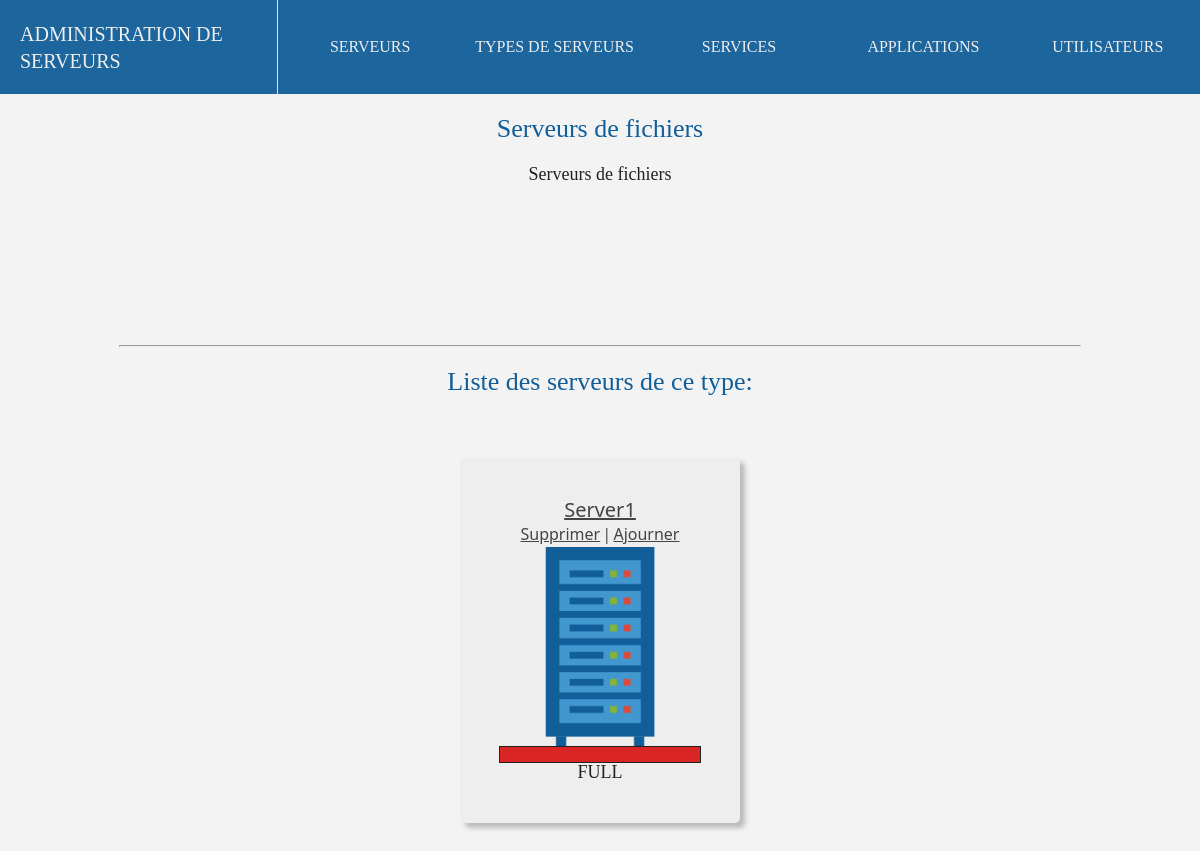
/affiche/typeServeur/1/, run on the app's committed database.
### adminserver/models.py (models this page shows, shortened)
class type_de_serveurs(models.Model):
    type = models.CharField(max_length=100)
    description = models.TextField(null=True)

class serveurs(models.Model):
    nom = models.CharField(max_length=100,blank=False)
    type_de_serveur = models.ForeignKey(type_de_serveurs, on_delete=models.CASCADE, null="true")
    processeurs = models.IntegerField(blank=False)
    memoire = models.IntegerField(blank=False)
    stockage = models.IntegerField(blank=False)
    def __str__(self):
        return self.nom

### adminserver/views.py (the view)
# urls.py: path('affiche/typeServeur/<int:id>/',views.affiche_typeserveur),
def affiche_typeserveur(request, id):
    typeServeur = models.type_de_serveurs.objects.get(pk=id)
    serveurs = list(models.serveurs.objects.filter(type_de_serveur=typeServeur))
    num = len(serveurs)
    for i in serveurs:
        count = 0
        for q in list(models.services.objects.filter(serveur_de_lancement=i.id)):
            count = count + q.espace_memoire_utilise
        for q in list(models.applications.objects.filter(serveurs=i.id)):
            count = count + q.espace_memoire_utilise
        i.progress = round((count/i.stockage)*100,2)
        if i.progress >= 0:
            i.color = "#24a4dc"
            if i.progress >= 75:
                i.color = "orange"
                if i.progress >= 90:
                    i.color = "#d92624"
        if len(str(i.stockage - count)) > 6:
            i.ratio = str(round((i.stockage - count) / 1000000, 2)) + "To restants"
        elif len(str(i.stockage - count)) > 3:
            i.ratio = str(round((i.stockage - count)/1000,2)) + "Go restants"
        elif i.stockage - count > 0:
            i.ratio = str(i.stockage - count) + "Mo restants"
        elif i.stockage - count == 0:
            i.ratio = "FULL"
        else:
            i.ratio = "ERROR"
        i.progress = str(i.progress).replace(",", ".")
    return render(request,"type_serveur/affiche.html",{"typeServeur" : typeServeur,"serveurs":serveurs,"count":num})

### adminserver/templates/type_serveur/affiche.html (shortened to what this page needs)
{% extends "main.html" %}
{% block content %}
<h2> {{typeServeur.type}} </h2>
<p> {{typeServeur.description}} </p>
<hr>
{% if count > 0 %}
<h2> Liste des serveurs de ce type: </h2>
<ol>
{% for i in serveurs %}
<li><a class="object_title" href="/affiche/serveur/{{i.id}}/">{{i}}</a><br><a href="/delete/serveur/{{i.id}}/">Supprimer</a><line>|</line><a href="/update/serveur/{{i.id}}/">Ajourner</a><div class="server_img"></div><div class="progress"> <div class="value" style="width:{{i.progress}}%;background:{{i.color}}"> </div></div><p>{{i.ratio}}</p></li>
{% endfor %}
</ol>
{% else %}
<h3 class="error"> Il semblerait qu'il n'y a aucun serveur de ce type.</h3>
{% endif %}
{% endblock %}

### adminserver/static/main.css (style rules this page uses)
* { padding:0;margin:0; }
body { display:flex;align-items:center;flex-direction:column;min-height:100vh;width:100%;background-color:#F3F3F3; }
h2 { color:#115e99;font-family:Tahoma;padding:20px;font-weight:1; }
.server_img { width:200px;height:200px;background:url(/static/server.png);background-size:100% }
ol { display:flex;width:80vw;flex-wrap:wrap;justify-content:center; }
ol > li { padding:40px;margin:40px;list-style:none;text-align:center;border-radius:5px;background:#EEE;box-shadow:#BBB 5px 5px 5px;transition:0.2s }
h2 { font-size:26px; }
.object_title { font-size:20px; }
li > a { color:#444;line-height:25px;font-family:system-UI,arial }
line { margin-right:5px;margin-left:5px;user-select: none; }
.progress { color: white;font-family:arial;font-weight:1;background:#CCC;display:flex;height:15px;align-items:center;outline:1px solid #222; }
.value { background:blue;height:15px; }
hr { width:80vw; }
p { color:#222;font-size:18px;font-family:tahoma;font-weight:1; }

### data on the page
type_de_serveurs: type "Serveurs de fichiers", description "Serveurs de fichiers"
serveurs: nom "Server1", {{ i.progress }} 100.0 (drawn), ratio "FULL"
